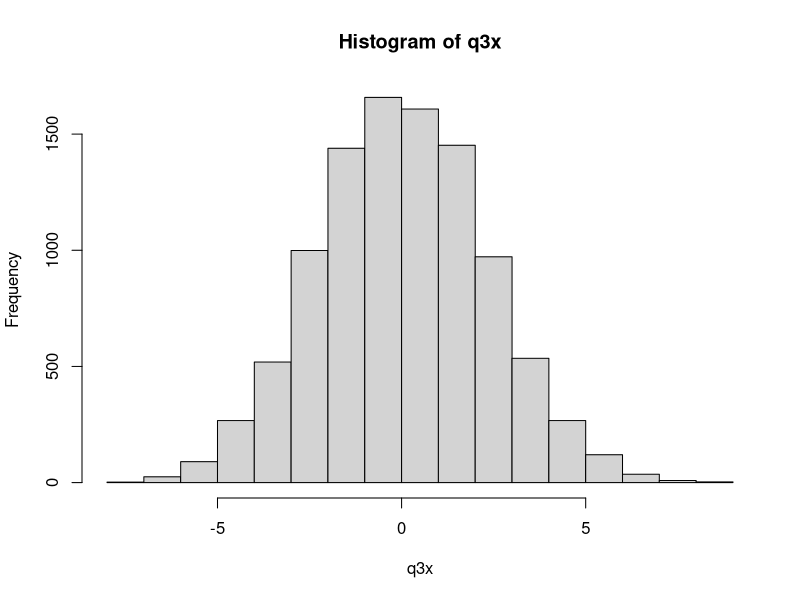
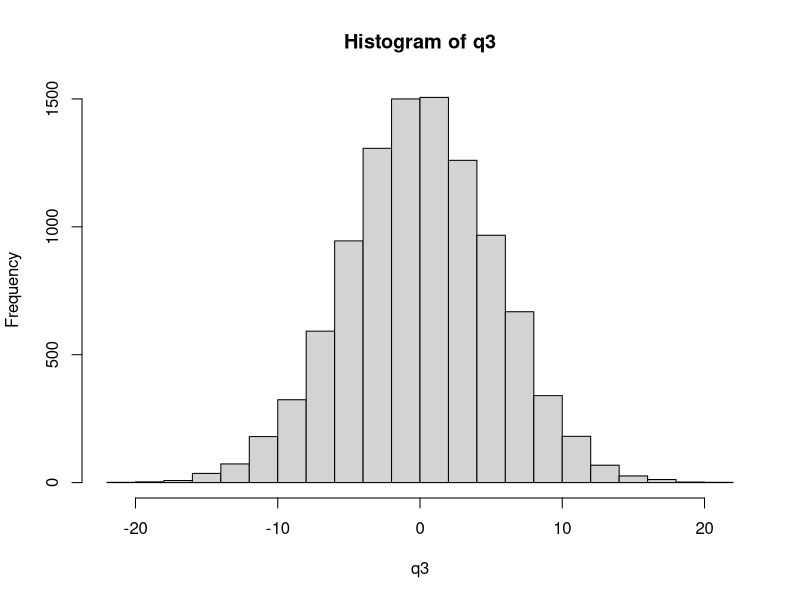
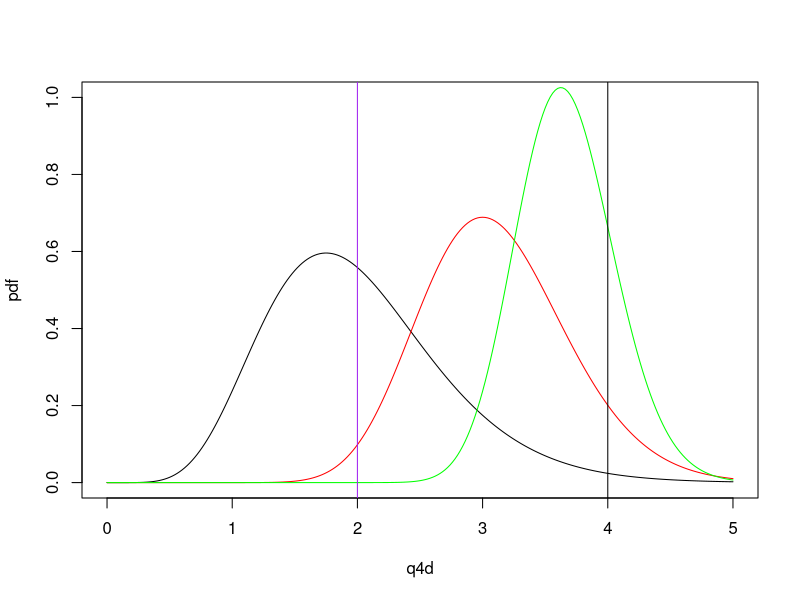
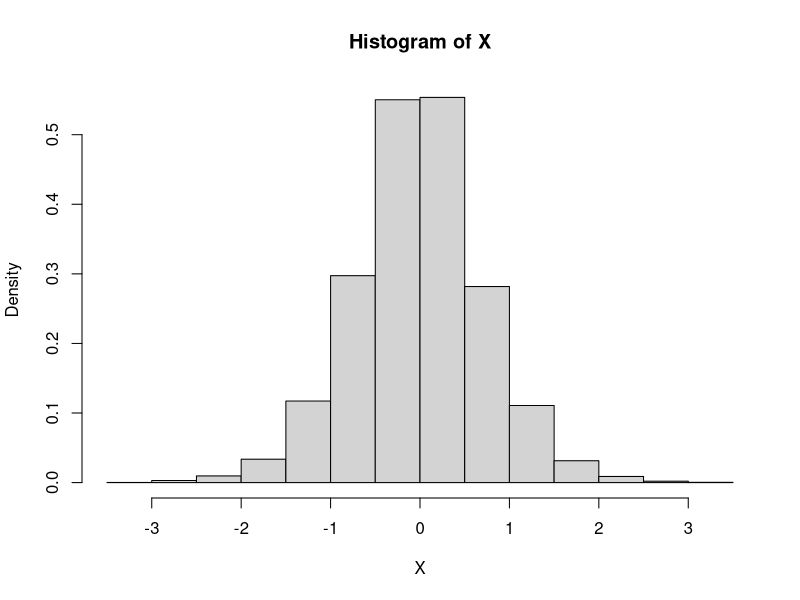
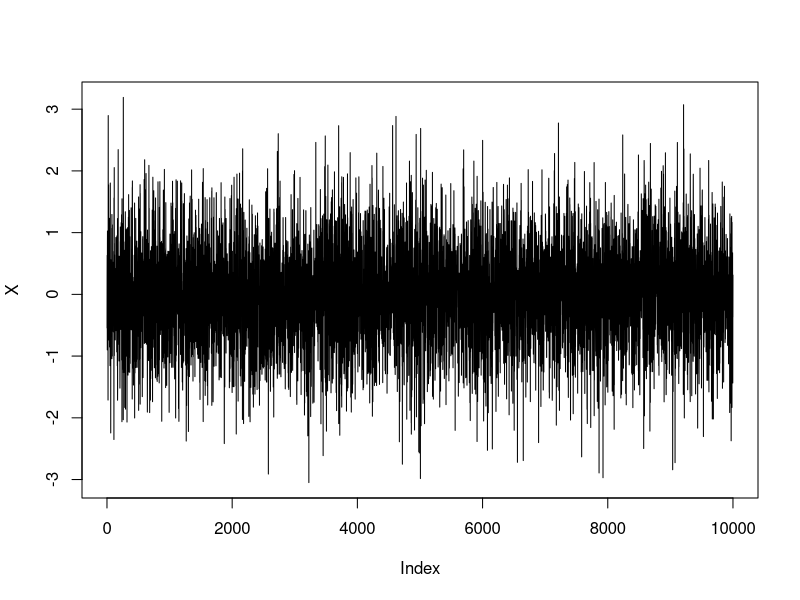
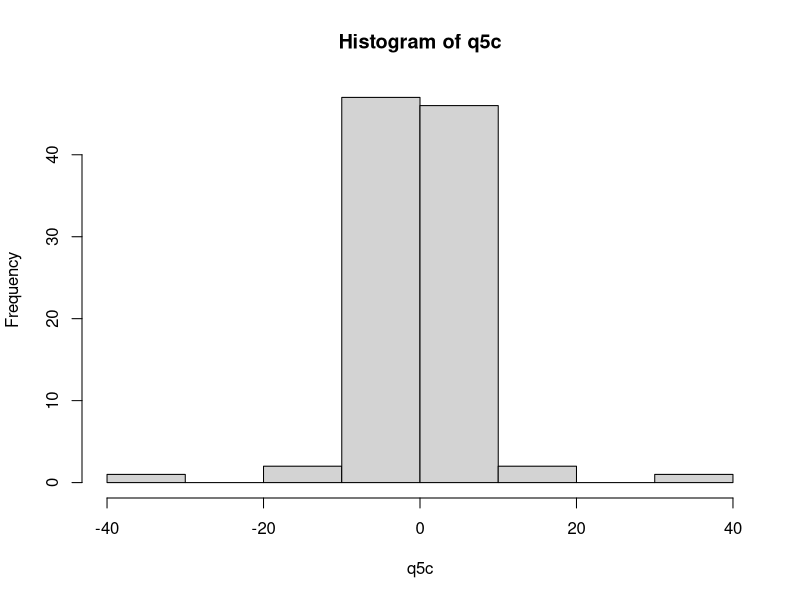
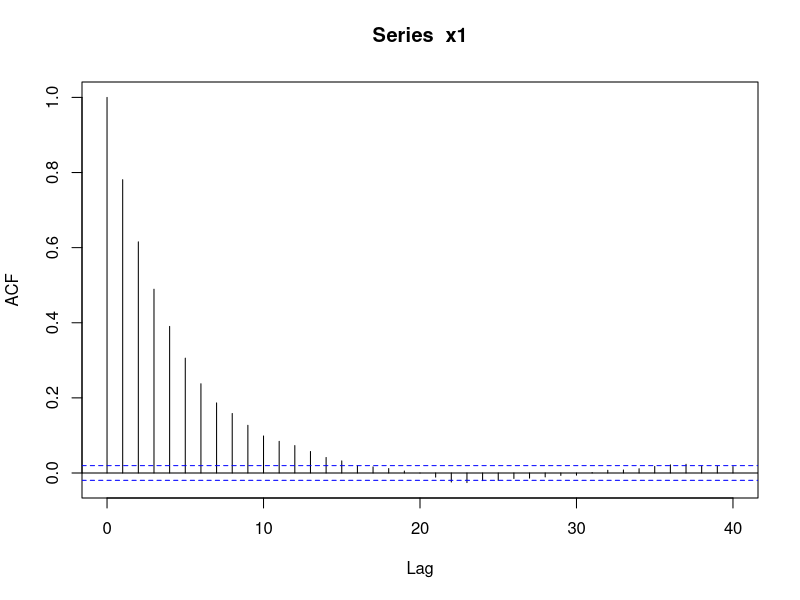

Here is the R script that generated these plots, in order:
## ---- chunk 1
set.seed(904971914)
X<-rnorm(1,0,1)
q3x<-c(X)
for (i in 1:10000){
  e<-rnorm(1,0,1)
  X<-X*0.9 + e
  q3x<-c(q3x,X)
}

hist(q3x)

q3<-rnorm(10000,0,1/0.19)

hist(q3)


mean(q3x)
sd(q3x)
mean(q3)
sd(q3)
## ---- chunk 2
q4d<-seq(0,5,by=0.02)
q4d_pdf<-dgamma(q4d,shape=8,rate=4)
q4d_p1<-dgamma(q4d,shape=8+20,rate=4+5)
q4d_p2<-dgamma(q4d,shape=8+80,rate=4+20)

{
plot(q4d,q4d_pdf,type="l",ylim=c(0,1),ylab= "pdf")
lines(q4d,q4d_p1,col='red')
lines(q4d,q4d_p2,col='green')
abline(v = 2,col='purple')
abline(v = 4)
}


## ---- chunk 3
qgamma(0.025,shape=8+20,rate=4+5)
qgamma(0.975,shape=8+20,rate=4+5)
qgamma(0.025,shape=8+80,rate=4+20)
qgamma(0.975,shape=8+80,rate=4+20)

## ---- chunk 4
set.seed(904971914)
n<-10000
X<-rnorm(1,0,1)
for(t in 2:n){
  Y<-rnorm(1,0,1)
  
 # r<-dcauchy(Y,0,1)*dnorm(X[t-1],0,1)/ (dcauchy(X[t-1])*dnorm(Y,0,1))
  r<-dcauchy(Y,0,1)/dcauchy(X[t-1],0,1)
  r<-min(r,1)
  U<-runif(1,0,1)
  if(U<r){
    X[t]<-Y
  }
  else{
    X[t]<-X[t-1]
  }
}
hist(X,prob=T)


## ---- chunk 5
test<-seq(0.01,0.99,by=0.01)
q5c<-qcauchy(test,location=0,scale=1)
plot(X,type='l')
summary(X[501:n])
hist(q5c)


## ---- chunk 6
set.seed(904971914)
fmu<-function(x,y){
  exp(-lbeta(533,6)+532*log(x)-532*log(1+x)-7*log(1+x))
}

fr<-function(x,y){
  a<-532* (log(y)-log(x))
  b<-539*(log(1+x)-log(1+y))
  return(exp(a+b))
  
  
}
m <- 10000
x1 <- numeric(m)
a <- 5
x1[1] <- rlnorm(1)
k <- 0
u <- runif(m)

for (i in 2:m){
  xt <- x1[i-1]
  y <- rgamma(1, shape=a, rate=a/xt)
  r <- fr(xt, y)*dgamma(xt, shape=a, rate=a/y)/dgamma(y, shape=a, rate=a/xt)
  if(u[i] <=r){
    x1[i] <- y
  }else {
    x1[i] <- xt
    k <- k+1
  }
}



acf(x1)




